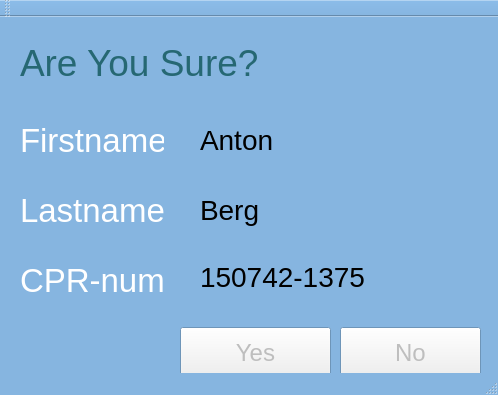
<?xml version="1.0" encoding="UTF-8"?>
<ui version="4.0">
 <class>MainMenu</class>
 <widget class="QMainWindow" name="MainMenu">
  <property name="enabled">
   <bool>false</bool>
  </property>
  <property name="geometry">
   <rect>
    <x>0</x>
    <y>0</y>
    <width>498</width>
    <height>395</height>
   </rect>
  </property>
  <property name="palette">
   <palette>
    <active>
     <colorrole role="Base">
      <brush brushstyle="SolidPattern">
       <color alpha="255">
        <red>255</red>
        <green>255</green>
        <blue>255</blue>
       </color>
      </brush>
     </colorrole>
     <colorrole role="Window">
      <brush brushstyle="SolidPattern">
       <color alpha="255">
        <red>134</red>
        <green>181</green>
        <blue>224</blue>
       </color>
      </brush>
     </colorrole>
    </active>
    <inactive>
     <colorrole role="Base">
      <brush brushstyle="SolidPattern">
       <color alpha="255">
        <red>255</red>
        <green>255</green>
        <blue>255</blue>
       </color>
      </brush>
     </colorrole>
     <colorrole role="Window">
      <brush brushstyle="SolidPattern">
       <color alpha="255">
        <red>134</red>
        <green>181</green>
        <blue>224</blue>
       </color>
      </brush>
     </colorrole>
    </inactive>
    <disabled>
     <colorrole role="Base">
      <brush brushstyle="SolidPattern">
       <color alpha="255">
        <red>134</red>
        <green>181</green>
        <blue>224</blue>
       </color>
      </brush>
     </colorrole>
     <colorrole role="Window">
      <brush brushstyle="SolidPattern">
       <color alpha="255">
        <red>134</red>
        <green>181</green>
        <blue>224</blue>
       </color>
      </brush>
     </colorrole>
    </disabled>
   </palette>
  </property>
  <property name="windowTitle">
   <string>MainMenu</string>
  </property>
  <widget class="QWidget" name="centralWidget">
   <widget class="QLabel" name="label">
    <property name="geometry">
     <rect>
      <x>20</x>
      <y>20</y>
      <width>237</width>
      <height>51</height>
     </rect>
    </property>
    <property name="palette">
     <palette>
      <active>
       <colorrole role="WindowText">
        <brush brushstyle="SolidPattern">
         <color alpha="255">
          <red>49</red>
          <green>55</green>
          <blue>57</blue>
         </color>
        </brush>
       </colorrole>
       <colorrole role="Dark">
        <brush brushstyle="SolidPattern">
         <color alpha="255">
          <red>38</red>
          <green>104</green>
          <blue>115</blue>
         </color>
        </brush>
       </colorrole>
       <colorrole role="Text">
        <brush brushstyle="SolidPattern">
         <color alpha="255">
          <red>49</red>
          <green>55</green>
          <blue>57</blue>
         </color>
        </brush>
       </colorrole>
       <colorrole role="ButtonText">
        <brush brushstyle="SolidPattern">
         <color alpha="255">
          <red>49</red>
          <green>55</green>
          <blue>57</blue>
         </color>
        </brush>
       </colorrole>
      </active>
      <inactive>
       <colorrole role="WindowText">
        <brush brushstyle="SolidPattern">
         <color alpha="255">
          <red>49</red>
          <green>55</green>
          <blue>57</blue>
         </color>
        </brush>
       </colorrole>
       <colorrole role="Dark">
        <brush brushstyle="SolidPattern">
         <color alpha="255">
          <red>38</red>
          <green>104</green>
          <blue>115</blue>
         </color>
        </brush>
       </colorrole>
       <colorrole role="Text">
        <brush brushstyle="SolidPattern">
         <color alpha="255">
          <red>49</red>
          <green>55</green>
          <blue>57</blue>
         </color>
        </brush>
       </colorrole>
       <colorrole role="ButtonText">
        <brush brushstyle="SolidPattern">
         <color alpha="255">
          <red>49</red>
          <green>55</green>
          <blue>57</blue>
         </color>
        </brush>
       </colorrole>
      </inactive>
      <disabled>
       <colorrole role="WindowText">
        <brush brushstyle="SolidPattern">
         <color alpha="255">
          <red>38</red>
          <green>104</green>
          <blue>115</blue>
         </color>
        </brush>
       </colorrole>
       <colorrole role="Dark">
        <brush brushstyle="SolidPattern">
         <color alpha="255">
          <red>38</red>
          <green>104</green>
          <blue>115</blue>
         </color>
        </brush>
       </colorrole>
       <colorrole role="Text">
        <brush brushstyle="SolidPattern">
         <color alpha="255">
          <red>38</red>
          <green>104</green>
          <blue>115</blue>
         </color>
        </brush>
       </colorrole>
       <colorrole role="ButtonText">
        <brush brushstyle="SolidPattern">
         <color alpha="255">
          <red>38</red>
          <green>104</green>
          <blue>115</blue>
         </color>
        </brush>
       </colorrole>
      </disabled>
     </palette>
    </property>
    <property name="font">
     <font>
      <pointsize>28</pointsize>
     </font>
    </property>
    <property name="text">
     <string>Are You Sure?</string>
    </property>
   </widget>
   <widget class="QLabel" name="label_2">
    <property name="geometry">
     <rect>
      <x>20</x>
      <y>100</y>
      <width>144</width>
      <height>46</height>
     </rect>
    </property>
    <property name="palette">
     <palette>
      <active>
       <colorrole role="WindowText">
        <brush brushstyle="SolidPattern">
         <color alpha="255">
          <red>49</red>
          <green>55</green>
          <blue>57</blue>
         </color>
        </brush>
       </colorrole>
       <colorrole role="Dark">
        <brush brushstyle="SolidPattern">
         <color alpha="255">
          <red>255</red>
          <green>255</green>
          <blue>255</blue>
         </color>
        </brush>
       </colorrole>
       <colorrole role="Text">
        <brush brushstyle="SolidPattern">
         <color alpha="255">
          <red>49</red>
          <green>55</green>
          <blue>57</blue>
         </color>
        </brush>
       </colorrole>
       <colorrole role="ButtonText">
        <brush brushstyle="SolidPattern">
         <color alpha="255">
          <red>49</red>
          <green>55</green>
          <blue>57</blue>
         </color>
        </brush>
       </colorrole>
      </active>
      <inactive>
       <colorrole role="WindowText">
        <brush brushstyle="SolidPattern">
         <color alpha="255">
          <red>49</red>
          <green>55</green>
          <blue>57</blue>
         </color>
        </brush>
       </colorrole>
       <colorrole role="Dark">
        <brush brushstyle="SolidPattern">
         <color alpha="255">
          <red>255</red>
          <green>255</green>
          <blue>255</blue>
         </color>
        </brush>
       </colorrole>
       <colorrole role="Text">
        <brush brushstyle="SolidPattern">
         <color alpha="255">
          <red>49</red>
          <green>55</green>
          <blue>57</blue>
         </color>
        </brush>
       </colorrole>
       <colorrole role="ButtonText">
        <brush brushstyle="SolidPattern">
         <color alpha="255">
          <red>49</red>
          <green>55</green>
          <blue>57</blue>
         </color>
        </brush>
       </colorrole>
      </inactive>
      <disabled>
       <colorrole role="WindowText">
        <brush brushstyle="SolidPattern">
         <color alpha="255">
          <red>255</red>
          <green>255</green>
          <blue>255</blue>
         </color>
        </brush>
       </colorrole>
       <colorrole role="Dark">
        <brush brushstyle="SolidPattern">
         <color alpha="255">
          <red>255</red>
          <green>255</green>
          <blue>255</blue>
         </color>
        </brush>
       </colorrole>
       <colorrole role="Text">
        <brush brushstyle="SolidPattern">
         <color alpha="255">
          <red>255</red>
          <green>255</green>
          <blue>255</blue>
         </color>
        </brush>
       </colorrole>
       <colorrole role="ButtonText">
        <brush brushstyle="SolidPattern">
         <color alpha="255">
          <red>255</red>
          <green>255</green>
          <blue>255</blue>
         </color>
        </brush>
       </colorrole>
      </disabled>
     </palette>
    </property>
    <property name="font">
     <font>
      <pointsize>25</pointsize>
     </font>
    </property>
    <property name="text">
     <string>Firstname</string>
    </property>
   </widget>
   <widget class="QLabel" name="label_3">
    <property name="geometry">
     <rect>
      <x>20</x>
      <y>170</y>
      <width>144</width>
      <height>46</height>
     </rect>
    </property>
    <property name="palette">
     <palette>
      <active>
       <colorrole role="WindowText">
        <brush brushstyle="SolidPattern">
         <color alpha="255">
          <red>49</red>
          <green>55</green>
          <blue>57</blue>
         </color>
        </brush>
       </colorrole>
       <colorrole role="Dark">
        <brush brushstyle="SolidPattern">
         <color alpha="255">
          <red>255</red>
          <green>255</green>
          <blue>255</blue>
         </color>
        </brush>
       </colorrole>
       <colorrole role="Text">
        <brush brushstyle="SolidPattern">
         <color alpha="255">
          <red>49</red>
          <green>55</green>
          <blue>57</blue>
         </color>
        </brush>
       </colorrole>
       <colorrole role="ButtonText">
        <brush brushstyle="SolidPattern">
         <color alpha="255">
          <red>49</red>
          <green>55</green>
          <blue>57</blue>
         </color>
        </brush>
       </colorrole>
      </active>
      <inactive>
       <colorrole role="WindowText">
        <brush brushstyle="SolidPattern">
         <color alpha="255">
          <red>49</red>
          <green>55</green>
          <blue>57</blue>
         </color>
        </brush>
       </colorrole>
       <colorrole role="Dark">
        <brush brushstyle="SolidPattern">
         <color alpha="255">
          <red>255</red>
          <green>255</green>
          <blue>255</blue>
         </color>
        </brush>
       </colorrole>
       <colorrole role="Text">
        <brush brushstyle="SolidPattern">
         <color alpha="255">
          <red>49</red>
          <green>55</green>
          <blue>57</blue>
         </color>
        </brush>
       </colorrole>
       <colorrole role="ButtonText">
        <brush brushstyle="SolidPattern">
         <color alpha="255">
          <red>49</red>
          <green>55</green>
          <blue>57</blue>
         </color>
        </brush>
       </colorrole>
      </inactive>
      <disabled>
       <colorrole role="WindowText">
        <brush brushstyle="SolidPattern">
         <color alpha="255">
          <red>255</red>
          <green>255</green>
          <blue>255</blue>
         </color>
        </brush>
       </colorrole>
       <colorrole role="Dark">
        <brush brushstyle="SolidPattern">
         <color alpha="255">
          <red>255</red>
          <green>255</green>
          <blue>255</blue>
         </color>
        </brush>
       </colorrole>
       <colorrole role="Text">
        <brush brushstyle="SolidPattern">
         <color alpha="255">
          <red>255</red>
          <green>255</green>
          <blue>255</blue>
         </color>
        </brush>
       </colorrole>
       <colorrole role="ButtonText">
        <brush brushstyle="SolidPattern">
         <color alpha="255">
          <red>255</red>
          <green>255</green>
          <blue>255</blue>
         </color>
        </brush>
       </colorrole>
      </disabled>
     </palette>
    </property>
    <property name="font">
     <font>
      <pointsize>25</pointsize>
     </font>
    </property>
    <property name="text">
     <string>Lastname</string>
    </property>
   </widget>
   <widget class="QLabel" name="label_4">
    <property name="geometry">
     <rect>
      <x>20</x>
      <y>240</y>
      <width>144</width>
      <height>46</height>
     </rect>
    </property>
    <property name="palette">
     <palette>
      <active>
       <colorrole role="WindowText">
        <brush brushstyle="SolidPattern">
         <color alpha="255">
          <red>49</red>
          <green>55</green>
          <blue>57</blue>
         </color>
        </brush>
       </colorrole>
       <colorrole role="Dark">
        <brush brushstyle="SolidPattern">
         <color alpha="255">
          <red>255</red>
          <green>255</green>
          <blue>255</blue>
         </color>
        </brush>
       </colorrole>
       <colorrole role="Text">
        <brush brushstyle="SolidPattern">
         <color alpha="255">
          <red>49</red>
          <green>55</green>
          <blue>57</blue>
         </color>
        </brush>
       </colorrole>
       <colorrole role="ButtonText">
        <brush brushstyle="SolidPattern">
         <color alpha="255">
          <red>49</red>
          <green>55</green>
          <blue>57</blue>
         </color>
        </brush>
       </colorrole>
      </active>
      <inactive>
       <colorrole role="WindowText">
        <brush brushstyle="SolidPattern">
         <color alpha="255">
          <red>49</red>
          <green>55</green>
          <blue>57</blue>
         </color>
        </brush>
       </colorrole>
       <colorrole role="Dark">
        <brush brushstyle="SolidPattern">
         <color alpha="255">
          <red>255</red>
          <green>255</green>
          <blue>255</blue>
         </color>
        </brush>
       </colorrole>
       <colorrole role="Text">
        <brush brushstyle="SolidPattern">
         <color alpha="255">
          <red>49</red>
          <green>55</green>
          <blue>57</blue>
         </color>
        </brush>
       </colorrole>
       <colorrole role="ButtonText">
        <brush brushstyle="SolidPattern">
         <color alpha="255">
          <red>49</red>
          <green>55</green>
          <blue>57</blue>
         </color>
        </brush>
       </colorrole>
      </inactive>
      <disabled>
       <colorrole role="WindowText">
        <brush brushstyle="SolidPattern">
         <color alpha="255">
          <red>255</red>
          <green>255</green>
          <blue>255</blue>
         </color>
        </brush>
       </colorrole>
       <colorrole role="Dark">
        <brush brushstyle="SolidPattern">
         <color alpha="255">
          <red>255</red>
          <green>255</green>
          <blue>255</blue>
         </color>
        </brush>
       </colorrole>
       <colorrole role="Text">
        <brush brushstyle="SolidPattern">
         <color alpha="255">
          <red>255</red>
          <green>255</green>
          <blue>255</blue>
         </color>
        </brush>
       </colorrole>
       <colorrole role="ButtonText">
        <brush brushstyle="SolidPattern">
         <color alpha="255">
          <red>255</red>
          <green>255</green>
          <blue>255</blue>
         </color>
        </brush>
       </colorrole>
      </disabled>
     </palette>
    </property>
    <property name="font">
     <font>
      <pointsize>25</pointsize>
     </font>
    </property>
    <property name="text">
     <string>CPR-num</string>
    </property>
   </widget>
   <widget class="QPushButton" name="pushButton">
    <property name="geometry">
     <rect>
      <x>340</x>
      <y>310</y>
      <width>141</width>
      <height>51</height>
     </rect>
    </property>
    <property name="font">
     <font>
      <family>Cantarell</family>
      <pointsize>18</pointsize>
     </font>
    </property>
    <property name="text">
     <string>No</string>
    </property>
   </widget>
   <widget class="QPushButton" name="pushButton_2">
    <property name="geometry">
     <rect>
      <x>180</x>
      <y>310</y>
      <width>151</width>
      <height>51</height>
     </rect>
    </property>
    <property name="font">
     <font>
      <family>Cantarell</family>
      <pointsize>18</pointsize>
     </font>
    </property>
    <property name="text">
     <string>Yes</string>
    </property>
   </widget>
   <widget class="QLabel" name="label_5">
    <property name="geometry">
     <rect>
      <x>200</x>
      <y>100</y>
      <width>144</width>
      <height>46</height>
     </rect>
    </property>
    <property name="palette">
     <palette>
      <active>
       <colorrole role="WindowText">
        <brush brushstyle="SolidPattern">
         <color alpha="255">
          <red>49</red>
          <green>55</green>
          <blue>57</blue>
         </color>
        </brush>
       </colorrole>
       <colorrole role="Dark">
        <brush brushstyle="SolidPattern">
         <color alpha="255">
          <red>0</red>
          <green>0</green>
          <blue>0</blue>
         </color>
        </brush>
       </colorrole>
       <colorrole role="Text">
        <brush brushstyle="SolidPattern">
         <color alpha="255">
          <red>49</red>
          <green>55</green>
          <blue>57</blue>
         </color>
        </brush>
       </colorrole>
       <colorrole role="ButtonText">
        <brush brushstyle="SolidPattern">
         <color alpha="255">
          <red>49</red>
          <green>55</green>
          <blue>57</blue>
         </color>
        </brush>
       </colorrole>
      </active>
      <inactive>
       <colorrole role="WindowText">
        <brush brushstyle="SolidPattern">
         <color alpha="255">
          <red>49</red>
          <green>55</green>
          <blue>57</blue>
         </color>
        </brush>
       </colorrole>
       <colorrole role="Dark">
        <brush brushstyle="SolidPattern">
         <color alpha="255">
          <red>0</red>
          <green>0</green>
          <blue>0</blue>
         </color>
        </brush>
       </colorrole>
       <colorrole role="Text">
        <brush brushstyle="SolidPattern">
         <color alpha="255">
          <red>49</red>
          <green>55</green>
          <blue>57</blue>
         </color>
        </brush>
       </colorrole>
       <colorrole role="ButtonText">
        <brush brushstyle="SolidPattern">
         <color alpha="255">
          <red>49</red>
          <green>55</green>
          <blue>57</blue>
         </color>
        </brush>
       </colorrole>
      </inactive>
      <disabled>
       <colorrole role="WindowText">
        <brush brushstyle="SolidPattern">
         <color alpha="255">
          <red>0</red>
          <green>0</green>
          <blue>0</blue>
         </color>
        </brush>
       </colorrole>
       <colorrole role="Dark">
        <brush brushstyle="SolidPattern">
         <color alpha="255">
          <red>0</red>
          <green>0</green>
          <blue>0</blue>
         </color>
        </brush>
       </colorrole>
       <colorrole role="Text">
        <brush brushstyle="SolidPattern">
         <color alpha="255">
          <red>0</red>
          <green>0</green>
          <blue>0</blue>
         </color>
        </brush>
       </colorrole>
       <colorrole role="ButtonText">
        <brush brushstyle="SolidPattern">
         <color alpha="255">
          <red>0</red>
          <green>0</green>
          <blue>0</blue>
         </color>
        </brush>
       </colorrole>
      </disabled>
     </palette>
    </property>
    <property name="font">
     <font>
      <pointsize>21</pointsize>
     </font>
    </property>
    <property name="text">
     <string>Anton</string>
    </property>
   </widget>
   <widget class="QLabel" name="label_6">
    <property name="geometry">
     <rect>
      <x>200</x>
      <y>170</y>
      <width>144</width>
      <height>46</height>
     </rect>
    </property>
    <property name="palette">
     <palette>
      <active>
       <colorrole role="WindowText">
        <brush brushstyle="SolidPattern">
         <color alpha="255">
          <red>49</red>
          <green>55</green>
          <blue>57</blue>
         </color>
        </brush>
       </colorrole>
       <colorrole role="Dark">
        <brush brushstyle="SolidPattern">
         <color alpha="255">
          <red>0</red>
          <green>0</green>
          <blue>0</blue>
         </color>
        </brush>
       </colorrole>
       <colorrole role="Text">
        <brush brushstyle="SolidPattern">
         <color alpha="255">
          <red>49</red>
          <green>55</green>
          <blue>57</blue>
         </color>
        </brush>
       </colorrole>
       <colorrole role="ButtonText">
        <brush brushstyle="SolidPattern">
         <color alpha="255">
          <red>49</red>
          <green>55</green>
          <blue>57</blue>
         </color>
        </brush>
       </colorrole>
      </active>
      <inactive>
       <colorrole role="WindowText">
        <brush brushstyle="SolidPattern">
         <color alpha="255">
          <red>49</red>
          <green>55</green>
          <blue>57</blue>
         </color>
        </brush>
       </colorrole>
       <colorrole role="Dark">
        <brush brushstyle="SolidPattern">
         <color alpha="255">
          <red>0</red>
          <green>0</green>
          <blue>0</blue>
         </color>
        </brush>
       </colorrole>
       <colorrole role="Text">
        <brush brushstyle="SolidPattern">
         <color alpha="255">
          <red>49</red>
          <green>55</green>
          <blue>57</blue>
         </color>
        </brush>
       </colorrole>
       <colorrole role="ButtonText">
        <brush brushstyle="SolidPattern">
         <color alpha="255">
          <red>49</red>
          <green>55</green>
          <blue>57</blue>
         </color>
        </brush>
       </colorrole>
      </inactive>
      <disabled>
       <colorrole role="WindowText">
        <brush brushstyle="SolidPattern">
         <color alpha="255">
          <red>0</red>
          <green>0</green>
          <blue>0</blue>
         </color>
        </brush>
       </colorrole>
       <colorrole role="Dark">
        <brush brushstyle="SolidPattern">
         <color alpha="255">
          <red>0</red>
          <green>0</green>
          <blue>0</blue>
         </color>
        </brush>
       </colorrole>
       <colorrole role="Text">
        <brush brushstyle="SolidPattern">
         <color alpha="255">
          <red>0</red>
          <green>0</green>
          <blue>0</blue>
         </color>
        </brush>
       </colorrole>
       <colorrole role="ButtonText">
        <brush brushstyle="SolidPattern">
         <color alpha="255">
          <red>0</red>
          <green>0</green>
          <blue>0</blue>
         </color>
        </brush>
       </colorrole>
      </disabled>
     </palette>
    </property>
    <property name="font">
     <font>
      <pointsize>21</pointsize>
     </font>
    </property>
    <property name="text">
     <string>Berg</string>
    </property>
   </widget>
   <widget class="QLabel" name="label_7">
    <property name="geometry">
     <rect>
      <x>200</x>
      <y>240</y>
      <width>189</width>
      <height>39</height>
     </rect>
    </property>
    <property name="palette">
     <palette>
      <active>
       <colorrole role="WindowText">
        <brush brushstyle="SolidPattern">
         <color alpha="255">
          <red>49</red>
          <green>55</green>
          <blue>57</blue>
         </color>
        </brush>
       </colorrole>
       <colorrole role="Dark">
        <brush brushstyle="SolidPattern">
         <color alpha="255">
          <red>0</red>
          <green>0</green>
          <blue>0</blue>
         </color>
        </brush>
       </colorrole>
       <colorrole role="Text">
        <brush brushstyle="SolidPattern">
         <color alpha="255">
          <red>49</red>
          <green>55</green>
          <blue>57</blue>
         </color>
        </brush>
       </colorrole>
       <colorrole role="ButtonText">
        <brush brushstyle="SolidPattern">
         <color alpha="255">
          <red>49</red>
          <green>55</green>
          <blue>57</blue>
         </color>
        </brush>
       </colorrole>
      </active>
      <inactive>
       <colorrole role="WindowText">
        <brush brushstyle="SolidPattern">
         <color alpha="255">
          <red>49</red>
          <green>55</green>
          <blue>57</blue>
         </color>
        </brush>
       </colorrole>
       <colorrole role="Dark">
        <brush brushstyle="SolidPattern">
         <color alpha="255">
          <red>0</red>
          <green>0</green>
          <blue>0</blue>
         </color>
        </brush>
       </colorrole>
       <colorrole role="Text">
        <brush brushstyle="SolidPattern">
         <color alpha="255">
          <red>49</red>
          <green>55</green>
          <blue>57</blue>
         </color>
        </brush>
       </colorrole>
       <colorrole role="ButtonText">
        <brush brushstyle="SolidPattern">
         <color alpha="255">
          <red>49</red>
          <green>55</green>
          <blue>57</blue>
         </color>
        </brush>
       </colorrole>
      </inactive>
      <disabled>
       <colorrole role="WindowText">
        <brush brushstyle="SolidPattern">
         <color alpha="255">
          <red>0</red>
          <green>0</green>
          <blue>0</blue>
         </color>
        </brush>
       </colorrole>
       <colorrole role="Dark">
        <brush brushstyle="SolidPattern">
         <color alpha="255">
          <red>0</red>
          <green>0</green>
          <blue>0</blue>
         </color>
        </brush>
       </colorrole>
       <colorrole role="Text">
        <brush brushstyle="SolidPattern">
         <color alpha="255">
          <red>0</red>
          <green>0</green>
          <blue>0</blue>
         </color>
        </brush>
       </colorrole>
       <colorrole role="ButtonText">
        <brush brushstyle="SolidPattern">
         <color alpha="255">
          <red>0</red>
          <green>0</green>
          <blue>0</blue>
         </color>
        </brush>
       </colorrole>
      </disabled>
     </palette>
    </property>
    <property name="font">
     <font>
      <pointsize>21</pointsize>
     </font>
    </property>
    <property name="text">
     <string>150742-1375</string>
    </property>
   </widget>
  </widget>
  <widget class="QMenuBar" name="menuBar">
   <property name="geometry">
    <rect>
     <x>0</x>
     <y>0</y>
     <width>498</width>
     <height>27</height>
    </rect>
   </property>
  </widget>
  <widget class="QToolBar" name="mainToolBar">
   <attribute name="toolBarArea">
    <enum>TopToolBarArea</enum>
   </attribute>
   <attribute name="toolBarBreak">
    <bool>false</bool>
   </attribute>
  </widget>
  <widget class="QStatusBar" name="statusBar"/>
 </widget>
 <layoutdefault spacing="6" margin="11"/>
 <resources/>
 <connections/>
</ui>
